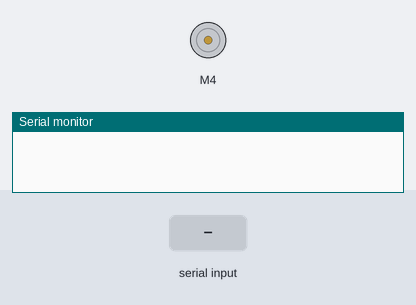
Simulated run of this sketch. Board: Arduino Uno, built with avr-gcc and run on an emulated ATmega328P. On the bench: DC motor (green arrow = forward, orange = backward, longer = faster), the last lines printed to the serial monitor. The inputs (shaded band) are chosen by the test bench.

Above: at 1.2 s.
1.3 s: "S" received over Serial
At 2.4 s:
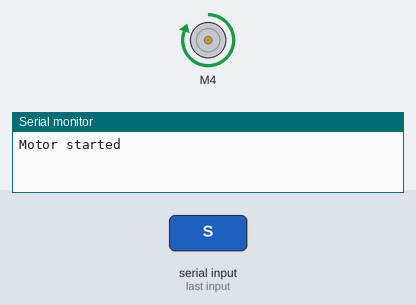
2.8 s: "P" received over Serial
At 3.6 s:
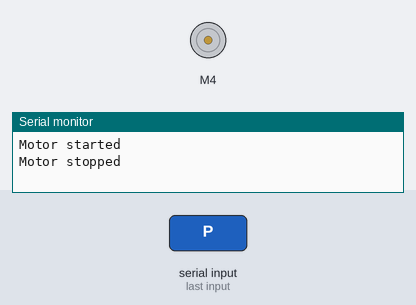
Timing chart, 0 to 5.8 s (numbered marks = the images above; inputs shaded):
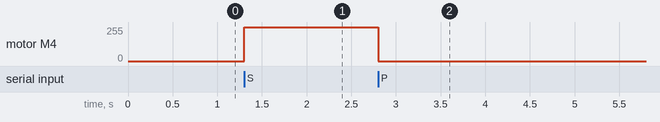

The sketch:

ArduinoCode.ino
```cpp
#include <AFMotor.h>
AF_DCMotor motor(4);

void setup() {
  Serial.begin(9600);
	//Set initial speed of the motor & stop
	motor.setSpeed(255);
	motor.run(RELEASE);
}

void loop() {
  if(Serial.available()>0){
    char dataRX = Serial.read();
    if(dataRX=='S'){
      motor.run(FORWARD);
      Serial.println("Motor started");
    } else if(dataRX=='P'){
      motor.run(RELEASE);
      Serial.println("Motor stopped");
    }
  }

}
```

Measured:
- after the input at 1.3 s, motor M4: stopped → forward 255/255 at once
- after the input at 2.8 s, motor M4: forward 255/255 → stopped at once
